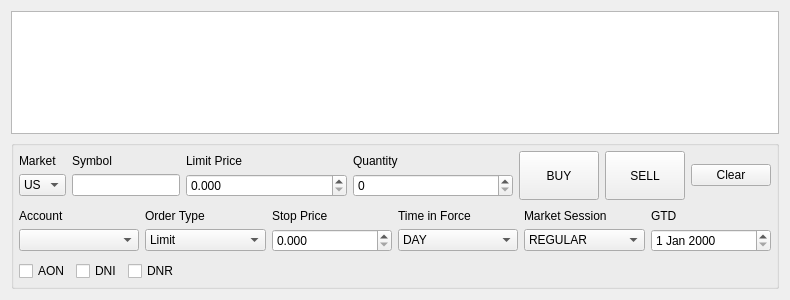
<?xml version="1.0" encoding="UTF-8"?>
<ui version="4.0">
 <class>Form</class>
 <widget class="QWidget" name="Form">
  <property name="geometry">
   <rect>
    <x>0</x>
    <y>0</y>
    <width>790</width>
    <height>300</height>
   </rect>
  </property>
  <property name="windowTitle">
   <string>Form</string>
  </property>
  <layout class="QHBoxLayout" name="horizontalLayout_4">
   <item>
    <layout class="QVBoxLayout" name="verticalLayout_2">
     <item>
      <widget class="QTableView" name="tableView">
       <property name="sizePolicy">
        <sizepolicy hsizetype="Expanding" vsizetype="Preferred">
         <horstretch>0</horstretch>
         <verstretch>0</verstretch>
        </sizepolicy>
       </property>
      </widget>
     </item>
     <item>
      <widget class="QGroupBox" name="groupBox">
       <property name="title">
        <string/>
       </property>
       <property name="flat">
        <bool>false</bool>
       </property>
       <layout class="QHBoxLayout" name="horizontalLayout_3">
        <property name="leftMargin">
         <number>5</number>
        </property>
        <property name="topMargin">
         <number>5</number>
        </property>
        <property name="rightMargin">
         <number>5</number>
        </property>
        <property name="bottomMargin">
         <number>5</number>
        </property>
        <item>
         <layout class="QVBoxLayout" name="verticalLayout">
          <item>
           <layout class="QHBoxLayout" name="horizontalLayout">
            <item>
             <layout class="QGridLayout" name="gridLayout">
              <property name="leftMargin">
               <number>0</number>
              </property>
              <property name="topMargin">
               <number>3</number>
              </property>
              <property name="rightMargin">
               <number>0</number>
              </property>
              <property name="bottomMargin">
               <number>3</number>
              </property>
              <item row="0" column="1">
               <widget class="QLabel" name="label">
                <property name="text">
                 <string>Symbol</string>
                </property>
               </widget>
              </item>
              <item row="0" column="2">
               <widget class="QLabel" name="label_3">
                <property name="text">
                 <string>Limit Price</string>
                </property>
               </widget>
              </item>
              <item row="1" column="1">
               <widget class="QLineEdit" name="lineEdit_sym">
                <property name="sizePolicy">
                 <sizepolicy hsizetype="Fixed" vsizetype="Fixed">
                  <horstretch>0</horstretch>
                  <verstretch>0</verstretch>
                 </sizepolicy>
                </property>
               </widget>
              </item>
              <item row="0" column="3">
               <widget class="QLabel" name="label_4">
                <property name="text">
                 <string>Quantity</string>
                </property>
               </widget>
              </item>
              <item row="1" column="2">
               <widget class="QDoubleSpinBox" name="doubleSpinBox_price">
                <property name="sizePolicy">
                 <sizepolicy hsizetype="Preferred" vsizetype="Fixed">
                  <horstretch>0</horstretch>
                  <verstretch>0</verstretch>
                 </sizepolicy>
                </property>
                <property name="decimals">
                 <number>3</number>
                </property>
                <property name="maximum">
                 <double>99999.000000000000000</double>
                </property>
                <property name="singleStep">
                 <double>0.010000000000000</double>
                </property>
               </widget>
              </item>
              <item row="1" column="3">
               <widget class="QSpinBox" name="spinBox_qty">
                <property name="sizePolicy">
                 <sizepolicy hsizetype="Preferred" vsizetype="Fixed">
                  <horstretch>0</horstretch>
                  <verstretch>0</verstretch>
                 </sizepolicy>
                </property>
                <property name="maximum">
                 <number>999999</number>
                </property>
               </widget>
              </item>
              <item row="0" column="0">
               <widget class="QLabel" name="label_2">
                <property name="text">
                 <string>Market</string>
                </property>
               </widget>
              </item>
              <item row="1" column="0">
               <widget class="QComboBox" name="comboBox_mkt">
                <property name="sizePolicy">
                 <sizepolicy hsizetype="Fixed" vsizetype="Fixed">
                  <horstretch>0</horstretch>
                  <verstretch>0</verstretch>
                 </sizepolicy>
                </property>
                <item>
                 <property name="text">
                  <string>US</string>
                 </property>
                </item>
               </widget>
              </item>
             </layout>
            </item>
            <item>
             <widget class="QPushButton" name="pushButton_buy">
              <property name="sizePolicy">
               <sizepolicy hsizetype="Fixed" vsizetype="Preferred">
                <horstretch>0</horstretch>
                <verstretch>0</verstretch>
               </sizepolicy>
              </property>
              <property name="styleSheet">
               <string notr="true"/>
              </property>
              <property name="text">
               <string>BUY</string>
              </property>
             </widget>
            </item>
            <item>
             <widget class="QPushButton" name="pushButton_sell">
              <property name="sizePolicy">
               <sizepolicy hsizetype="Fixed" vsizetype="Preferred">
                <horstretch>0</horstretch>
                <verstretch>0</verstretch>
               </sizepolicy>
              </property>
              <property name="styleSheet">
               <string notr="true"/>
              </property>
              <property name="text">
               <string>SELL</string>
              </property>
             </widget>
            </item>
            <item>
             <widget class="QPushButton" name="pushButton_clear">
              <property name="sizePolicy">
               <sizepolicy hsizetype="Fixed" vsizetype="Fixed">
                <horstretch>0</horstretch>
                <verstretch>0</verstretch>
               </sizepolicy>
              </property>
              <property name="text">
               <string>Clear</string>
              </property>
             </widget>
            </item>
           </layout>
          </item>
          <item>
           <layout class="QGridLayout" name="gridLayout_2">
            <property name="leftMargin">
             <number>0</number>
            </property>
            <property name="topMargin">
             <number>3</number>
            </property>
            <property name="rightMargin">
             <number>0</number>
            </property>
            <property name="bottomMargin">
             <number>3</number>
            </property>
            <item row="0" column="3">
             <widget class="QLabel" name="label_8">
              <property name="text">
               <string>Time in Force</string>
              </property>
             </widget>
            </item>
            <item row="0" column="5">
             <widget class="QLabel" name="label_9">
              <property name="text">
               <string>GTD</string>
              </property>
             </widget>
            </item>
            <item row="1" column="0">
             <widget class="QComboBox" name="comboBox_acc"/>
            </item>
            <item row="1" column="3">
             <widget class="QComboBox" name="comboBox_tif">
              <item>
               <property name="text">
                <string>DAY</string>
               </property>
              </item>
              <item>
               <property name="text">
                <string>GTC</string>
               </property>
              </item>
              <item>
               <property name="text">
                <string>GTD</string>
               </property>
              </item>
              <item>
               <property name="text">
                <string>Opening</string>
               </property>
              </item>
              <item>
               <property name="text">
                <string>Extend Hours</string>
               </property>
              </item>
             </widget>
            </item>
            <item row="1" column="5">
             <widget class="QDateEdit" name="dateEdit_gtd"/>
            </item>
            <item row="1" column="2">
             <widget class="QDoubleSpinBox" name="doubleSpinBox_sprice">
              <property name="decimals">
               <number>3</number>
              </property>
              <property name="maximum">
               <double>99999.000000000000000</double>
              </property>
              <property name="singleStep">
               <double>0.010000000000000</double>
              </property>
             </widget>
            </item>
            <item row="1" column="1">
             <widget class="QComboBox" name="comboBox_ptype">
              <item>
               <property name="text">
                <string>Limit</string>
               </property>
              </item>
              <item>
               <property name="text">
                <string>Market</string>
               </property>
              </item>
              <item>
               <property name="text">
                <string>Stop</string>
               </property>
              </item>
              <item>
               <property name="text">
                <string>Stop Limit</string>
               </property>
              </item>
             </widget>
            </item>
            <item row="0" column="0">
             <widget class="QLabel" name="label_5">
              <property name="text">
               <string>Account</string>
              </property>
             </widget>
            </item>
            <item row="0" column="1">
             <widget class="QLabel" name="label_6">
              <property name="text">
               <string>Order Type</string>
              </property>
             </widget>
            </item>
            <item row="0" column="2">
             <widget class="QLabel" name="label_7">
              <property name="text">
               <string>Stop Price</string>
              </property>
             </widget>
            </item>
            <item row="0" column="4">
             <widget class="QLabel" name="label_10">
              <property name="text">
               <string>Market Session</string>
              </property>
             </widget>
            </item>
            <item row="1" column="4">
             <widget class="QComboBox" name="comboBox_session">
              <item>
               <property name="text">
                <string>REGULAR</string>
               </property>
              </item>
              <item>
               <property name="text">
                <string>EXTENDED</string>
               </property>
              </item>
             </widget>
            </item>
           </layout>
          </item>
          <item>
           <layout class="QHBoxLayout" name="horizontalLayout_2">
            <item>
             <layout class="QGridLayout" name="gridLayout_3">
              <property name="leftMargin">
               <number>0</number>
              </property>
              <property name="topMargin">
               <number>0</number>
              </property>
              <property name="rightMargin">
               <number>0</number>
              </property>
              <property name="bottomMargin">
               <number>0</number>
              </property>
              <property name="verticalSpacing">
               <number>0</number>
              </property>
              <item row="0" column="2">
               <widget class="QCheckBox" name="checkBox_dnr">
                <property name="sizePolicy">
                 <sizepolicy hsizetype="Fixed" vsizetype="Fixed">
                  <horstretch>0</horstretch>
                  <verstretch>0</verstretch>
                 </sizepolicy>
                </property>
                <property name="text">
                 <string>DNR</string>
                </property>
               </widget>
              </item>
              <item row="0" column="1">
               <widget class="QCheckBox" name="checkBox_dni">
                <property name="sizePolicy">
                 <sizepolicy hsizetype="Fixed" vsizetype="Fixed">
                  <horstretch>0</horstretch>
                  <verstretch>0</verstretch>
                 </sizepolicy>
                </property>
                <property name="text">
                 <string>DNI</string>
                </property>
               </widget>
              </item>
              <item row="0" column="0">
               <widget class="QCheckBox" name="checkBox_aon">
                <property name="sizePolicy">
                 <sizepolicy hsizetype="Fixed" vsizetype="Fixed">
                  <horstretch>0</horstretch>
                  <verstretch>0</verstretch>
                 </sizepolicy>
                </property>
                <property name="text">
                 <string>AON</string>
                </property>
               </widget>
              </item>
             </layout>
            </item>
            <item>
             <spacer name="horizontalSpacer">
              <property name="orientation">
               <enum>Qt::Horizontal</enum>
              </property>
              <property name="sizeType">
               <enum>QSizePolicy::Expanding</enum>
              </property>
              <property name="sizeHint" stdset="0">
               <size>
                <width>40</width>
                <height>20</height>
               </size>
              </property>
             </spacer>
            </item>
           </layout>
          </item>
         </layout>
        </item>
       </layout>
      </widget>
     </item>
    </layout>
   </item>
  </layout>
 </widget>
 <resources/>
 <connections/>
</ui>
